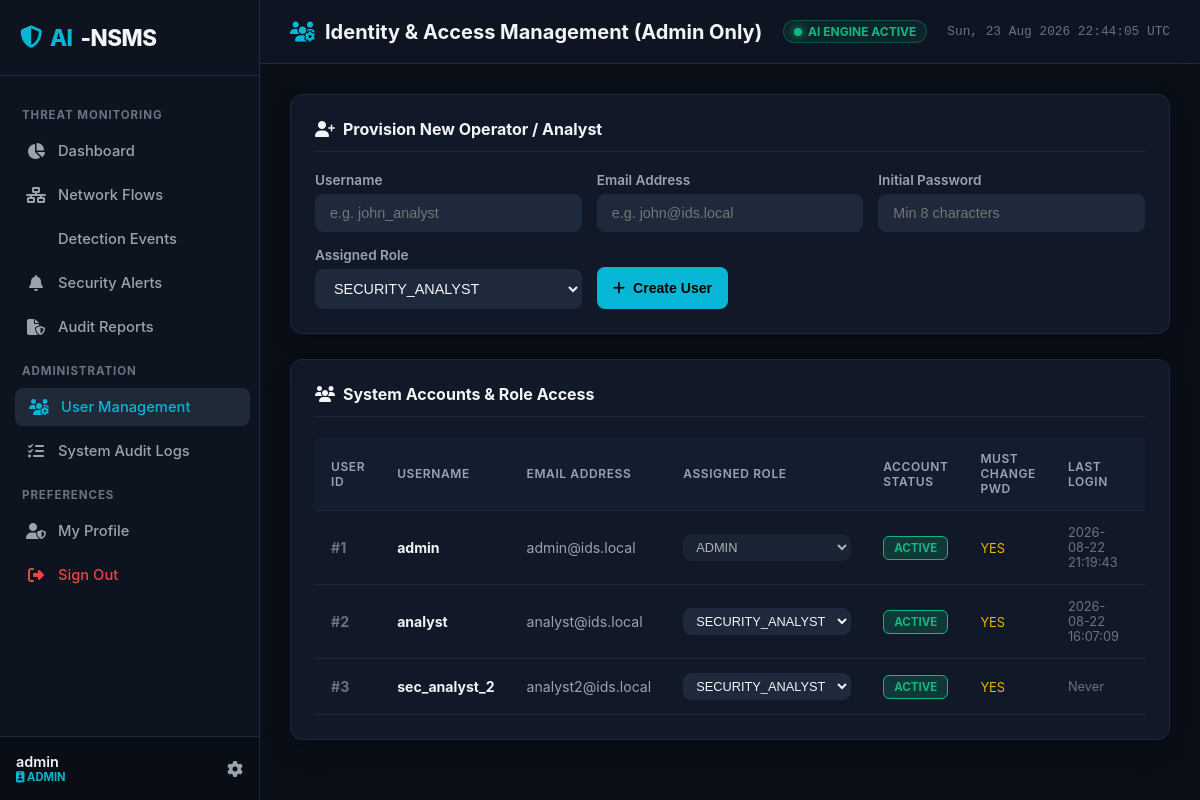
The page /users (signed in) on the database as committed earlier.
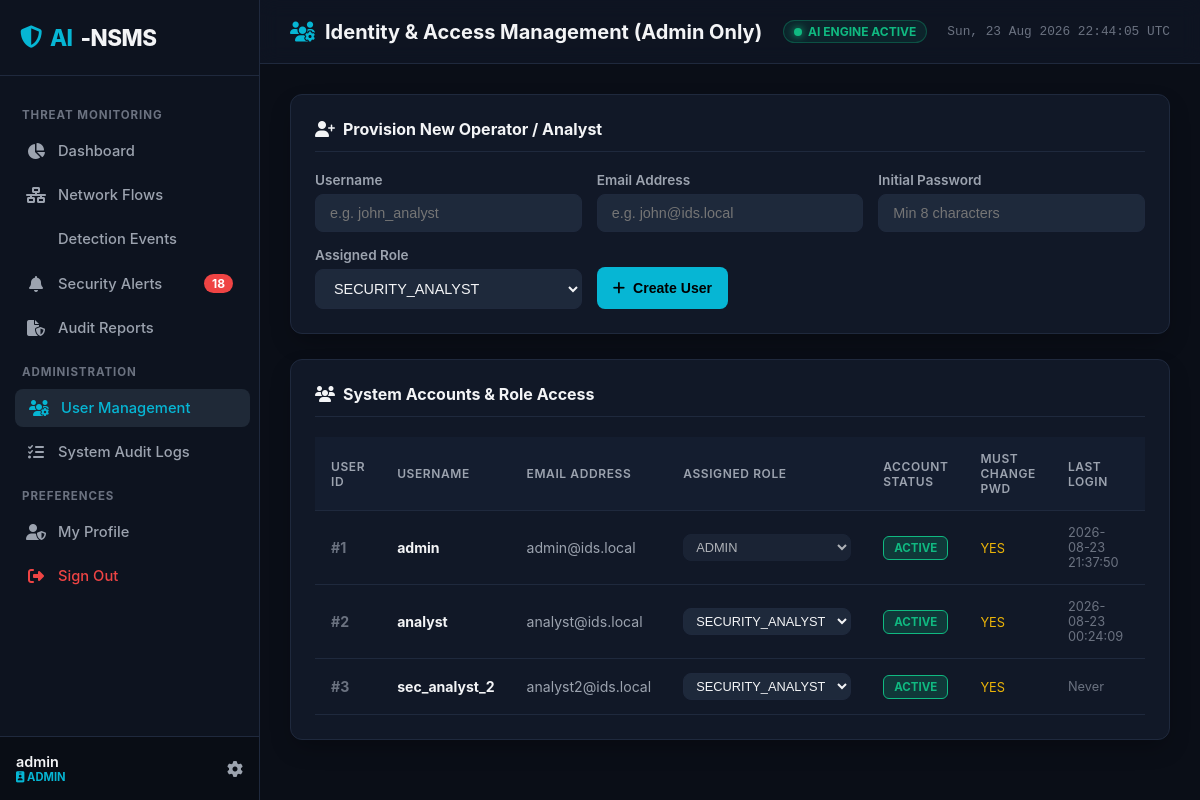
The same page on the database as committed later.
### tables this page shows
CREATE TABLE users (
            id INTEGER PRIMARY KEY AUTOINCREMENT,
            username TEXT UNIQUE NOT NULL,
            email TEXT UNIQUE NOT NULL,
            password_hash TEXT NOT NULL,
            role TEXT NOT NULL DEFAULT 'SECURITY_ANALYST',
            is_active INTEGER NOT NULL DEFAULT 1,
            must_change_password INTEGER NOT NULL DEFAULT 0,
            created_at TEXT NOT NULL,
            last_login TEXT
        );

### src/routes/user_routes.py (the view)
@user_bp.route('/users')
@admin_required
def index():
    user = get_current_user()
    users = User.get_all()
    return render_template('users.html', user=user, users=users)

### src/auth/security.py (called while the page is built)
def get_current_user():
    user_id = session.get('user_id')
    if not user_id:
        return None
    user = User.find_by_id(user_id)
    if not user or not user.is_active:
        session.clear()
        return None
    return user

def is_authenticated():
    return 'user_id' in session and get_current_user() is not None

def is_admin():
    return session.get('role') == 'ADMIN'

def admin_required(view_func):
    @functools.wraps(view_func)
    def wrapper(*args, **kwargs):
        if not is_authenticated():
            if request.path.startswith('/api/'):
                return jsonify({'error': 'Authentication required', 'code': 401}), 401
            return redirect(url_for('auth.login', next=request.url))
        if not is_admin():
            if request.path.startswith('/api/'):
                return jsonify({'error': 'Forbidden: Administrator privileges required', 'code': 403}), 403
            return render_template('errors/403.html', message='Access Forbidden: This section requires Administrator privileges.'), 403
        return view_func(*args, **kwargs)
    return wrapper

### src/database/connection.py (called while the page is built, shortened)
@contextmanager
def get_db():
    conn = db_mgr.get_raw_connection()
    try:
        yield conn
        conn.commit()
    except Exception:
        conn.rollback()
        raise
    finally:
        conn.close()

    def get_raw_connection(self):
        conn = sqlite3.connect(self.sqlite_path, check_same_thread=False)
        conn.row_factory = sqlite3.Row
        return conn

### src/database/models.py (called while the page is built)
    @staticmethod
    def from_row(row):
        if not row:
            return None
        return User(
            id=row['id'],
            username=row['username'],
            email=row['email'],
            password_hash=row['password_hash'],
            role=row['role'],
            is_active=row['is_active'],
            must_change_password=row['must_change_password'],
            created_at=row['created_at'],
            last_login=row['last_login']
        )

    @classmethod
    def find_by_id(cls, user_id):
        with get_db() as conn:
            cur = conn.cursor()
            cur.execute('SELECT * FROM users WHERE id = ? LIMIT 1', (user_id,))
            return cls.from_row(cur.fetchone())

    @classmethod
    def get_all(cls):
        with get_db() as conn:
            cur = conn.cursor()
            cur.execute('SELECT * FROM users ORDER BY id ASC')
            return [cls.from_row(r) for r in cur.fetchall()]

### templates/users.html (shortened to what this page needs)
{% extends "base.html" %}
{% block page_header %}<i class="fas fa-users-gear" style="color: var(--accent-cyan);"></i> Identity & Access Management (Admin Only){% endblock %}
{% block content %}
<div class="soc-card" style="margin-bottom: 25px;">
    <div class="soc-card-header">
        <div class="soc-card-title"><i class="fas fa-user-plus"></i> Provision New Operator / Analyst</div>
    </div>
    <form id="create-user-form" onsubmit="handleCreateUser(event)" style="display: grid; grid-template-columns: repeat(auto-fit, minmax(200px, 1fr)); gap: 15px; align-items: flex-end;">
        <div class="form-group" style="margin: 0;">
            <label class="form-label">Username</label>
            <input type="text" id="new-username" class="form-control" placeholder="e.g. john_analyst" required>
        </div>
        <div class="form-group" style="margin: 0;">
            <label class="form-label">Email Address</label>
            <input type="email" id="new-email" class="form-control" placeholder="e.g. john@ids.local" required>
        </div>
        <div class="form-group" style="margin: 0;">
            <label class="form-label">Initial Password</label>
            <input type="password" id="new-password" class="form-control" placeholder="Min 8 characters" required>
        </div>
        <div class="form-group" style="margin: 0;">
            <label class="form-label">Assigned Role</label>
            <select id="new-role" class="form-control">
                <option value="SECURITY_ANALYST">SECURITY_ANALYST</option>
            </select>
        </div>
        <div>
            <button type="submit" class="btn btn-primary" style="height: 42px;"><i class="fas fa-plus"></i> Create User</button>
        </div>
    </form>
</div>
<div class="soc-card">
    <div class="soc-card-header">
        <div class="soc-card-title"><i class="fas fa-users"></i> System Accounts & Role Access</div>
    </div>
    <div class="table-responsive">
        <table class="soc-table">
            <thead>
                <tr>
                    <th>User ID</th>
                    <th>Username</th>
                    <th>Email Address</th>
                    <th>Assigned Role</th>
                    <th>Account Status</th>
                    <th>Must Change Pwd</th>
                    <th>Last Login</th>
                    <th>Actions</th>
                </tr>
            </thead>
            <tbody>
                {% for u in users %}
                <tr>
                    <td style="font-weight: 700; color: var(--text-muted);">#{{ u.id }}</td>
                    <td><strong>{{ u.username }}</strong></td>
                    <td style="color: var(--text-secondary);">{{ u.email }}</td>
                    <td>
                        <select class="form-control" style="padding: 4px 8px; font-size: 0.8rem; width: auto;" onchange="handleRoleChange({{ u.id }}, this.value)" {% if u.id == current_user.id %}disabled{% endif %}>
                            <option value="ADMIN" {% if u.role == 'ADMIN' %}selected{% endif %}>ADMIN</option>
                            <option value="SECURITY_ANALYST" {% if u.role == 'SECURITY_ANALYST' %}selected{% endif %}>SECURITY_ANALYST</option>
                        </select>
                    </td>
                    <td>
                        <span class="badge-sev {% if u.is_active %}badge-low{% else %}badge-critical{% endif %}">
                            {{ 'ACTIVE' if u.is_active else 'DISABLED' }}
                        </span>
                    </td>
                    <td>
                        <span style="font-size: 0.8rem; color: {% if u.must_change_password %}var(--sev-medium){% else %}var(--text-muted){% endif %};">
                            {{ 'YES' if u.must_change_password else 'NO' }}
                        </span>
                    </td>
                    <td style="font-size: 0.8rem; color: var(--text-muted);">{{ u.last_login.replace('T', ' ').split('.')[0] if u.last_login else 'Never' }}</td>
                    <td>
                    </td>
                </tr>
                {% endfor %}
            </tbody>
        </table>
    </div>
</div>
{% endblock %}

### templates/base.html (shortened to what this page needs)
<!DOCTYPE html>
<html lang="en">
<head>
    <link rel="stylesheet" href="https://cdnjs.cloudflare.com/ajax/libs/font-awesome/6.5.1/css/all.min.css">
    <link rel="stylesheet" href="{{ url_for('static', filename='css/soc_theme.css') }}">
</head>
<body>
    <div class="app-container">
        <aside class="sidebar">
            <div class="sidebar-header">
                <div class="sidebar-logo">
                    <i class="fas fa-shield-halved" style="color: var(--accent-cyan);"></i>
                    <span>AI</span>-NSMS
                </div>
            </div>
            <ul class="sidebar-menu">
                <li class="menu-category">Threat Monitoring</li>
                <li>
                    <a href="/dashboard" class="sidebar-link {% if request.path == '/' or request.path == '/dashboard' %}active{% endif %}">
                        <i class="fas fa-chart-pie"></i>
                        <span>Dashboard</span>
                    </a>
                </li>
                <li>
                    <a href="/monitoring" class="sidebar-link {% if request.path == '/monitoring' %}active{% endif %}">
                        <i class="fas fa-network-wired"></i>
                        <span>Network Flows</span>
                    </a>
                </li>
                <li>
                    <a href="/detections" class="sidebar-link {% if request.path.startswith('/detections') %}active{% endif %}">
                        <span>Detection Events</span>
                    </a>
                </li>
                <li>
                    <a href="/alerts" class="sidebar-link {% if request.path == '/alerts' %}active{% endif %}">
                        <i class="fas fa-bell"></i>
                        <span>Security Alerts</span>
                        {% if active_alerts_count > 0 %}
                        <span class="badge-count">{{ active_alerts_count }}</span>
                        {% endif %}
                    </a>
                </li>
                <li>
                    <a href="/reports" class="sidebar-link {% if request.path == '/reports' %}active{% endif %}">
                        <i class="fas fa-file-shield"></i>
                        <span>Audit Reports</span>
                    </a>
                </li>
                {% if is_admin %}
                <li class="menu-category">Administration</li>
                <li>
                    <a href="/users" class="sidebar-link {% if request.path == '/users' %}active{% endif %}">
                        <i class="fas fa-users-gear"></i>
                        <span>User Management</span>
                    </a>
                </li>
                <li>
                    <a href="/logs" class="sidebar-link {% if request.path == '/logs' %}active{% endif %}">
                        <i class="fas fa-list-check"></i>
                        <span>System Audit Logs</span>
                    </a>
                </li>
                {% endif %}
                <li class="menu-category">Preferences</li>
                <li>
                    <a href="/profile" class="sidebar-link {% if request.path == '/profile' %}active{% endif %}">
                        <i class="fas fa-user-shield"></i>
                        <span>My Profile</span>
                    </a>
                </li>
                <li>
                    <a href="/logout" class="sidebar-link" style="color: var(--sev-critical);">
                        <i class="fas fa-right-from-bracket"></i>
                        <span>Sign Out</span>
                    </a>
                </li>
            </ul>
            <div class="sidebar-footer">
                <div class="user-info">
                    <span class="user-name">{{ current_user.username if current_user else 'Guest' }}</span>
                    <span class="user-role-badge">
                        <i class="fas fa-id-badge"></i> {{ current_user.role if current_user else 'ANALYST' }}
                    </span>
                </div>
                <a href="/profile" style="color: var(--text-secondary);"><i class="fas fa-gear"></i></a>
            </div>
        </aside>
        <div class="main-wrapper">
            <header class="topbar">
                <div class="page-title">
                    {% block page_header %}{% endblock %}
                </div>
                <div style="display: flex; align-items: center; gap: 20px;">
                    <div class="live-indicator">
                        <span class="pulse-dot"></span> AI ENGINE ACTIVE
                    </div>
                    <span style="font-size: 0.8rem; color: var(--text-muted); font-family: var(--font-mono);" id="live-clock"></span>
                </div>
            </header>
            <main class="content-body">
                {% block content %}{% endblock %}
            </main>
        </div>
    </div>
</body>
</html>

Rows that differ between the two databases and show on the page:
changed users "admin": last_login.replace "2026-08-22 21:19:43" → "2026-08-23 21:37:50"
changed users "analyst": last_login.replace "2026-08-22 16:07:09" → "2026-08-23 00:24:09"
Other text that changed with them:
{{ active_alerts_count }}: (not shown) → "18"
